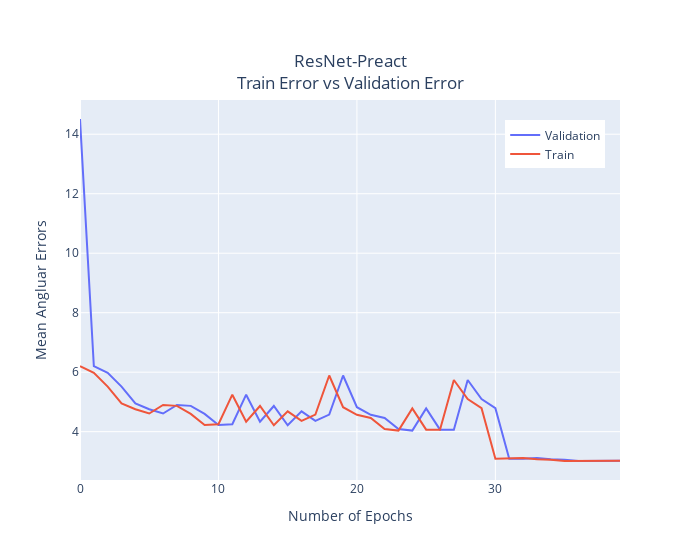

Notebook code cell kept with this figure:
### Code cell
fig = go.Figure()
fig.add_trace(go.Scatter(x = [i for i in range(40)], y=val, name='Validation'))
fig.add_trace(go.Scatter(x = [i for i in range(40)], y=train, name='Train'))

fig.update_layout(width=700, xaxis_title='Number of Epochs', yaxis_title='Mean Angluar Errors', 
                  title={'text':'ResNet-Preact<br>Train Error vs Validation Error','x':0.5,'y':0.88,'xanchor':'center','yanchor':'top'},
                  legend_y=0.82,legend_x=0.88,
                  legend_xanchor='center',legend_yanchor='bottom'
                 )
fig.show()

### Figure 1 — Plotly figure (JSON) as saved in the notebook; plotly's stock layout.template omitted (floating-point values rounded to 4 significant figures)
{"data": [{"name": "Validation", "type": "scatter", "x": [0, 1, 2, 3, 4, 5, 6, 7, 8, 9, 10, 11, 12, 13, 14, 15, 16, 17, 18, 19, 20, 21, 22, 23, 24, 25, 26, 27, 28, 29, 30, 31, 32, 33, 34, 35, 36, 37, 38, 39], "y": [14.51, 6.201, 5.977, 5.515, 4.953, 4.755, 4.611, 4.899, 4.867, 4.599, 4.227, 4.251, 5.243, 4.338, 4.864, 4.216, 4.684, 4.362, 4.573, 5.888, 4.823, 4.569, 4.462, 4.088, 4.037, 4.781, 4.069, 4.067, 5.737, 5.095, 4.79, 3.088, 3.09, 3.113, 3.07, 3.059, 3.014, 3.015, 3.021, 3.019, 3.023]}, {"name": "Train", "type": "scatter", "x": [0, 1, 2, 3, 4, 5, 6, 7, 8, 9, 10, 11, 12, 13, 14, 15, 16, 17, 18, 19, 20, 21, 22, 23, 24, 25, 26, 27, 28, 29, 30, 31, 32, 33, 34, 35, 36, 37, 38, 39], "y": [6.201, 5.977, 5.515, 4.953, 4.755, 4.611, 4.899, 4.867, 4.599, 4.227, 4.251, 5.243, 4.338, 4.864, 4.216, 4.684, 4.362, 4.573, 5.888, 4.823, 4.569, 4.462, 4.088, 4.037, 4.781, 4.069, 4.067, 5.737, 5.095, 4.79, 3.088, 3.09, 3.113, 3.07, 3.059, 3.014, 3.015, 3.021, 3.019, 3.023]}], "layout": {"legend": {"x": 0.88, "xanchor": "center", "y": 0.82, "yanchor": "bottom"}, "title": {"text": "ResNet-Preact<br>Train Error vs Validation Error", "x": 0.5, "xanchor": "center", "y": 0.88, "yanchor": "top"}, "width": 700, "xaxis": {"title": {"text": "Number of Epochs"}}, "yaxis": {"title": {"text": "Mean Angluar Errors"}}}}
